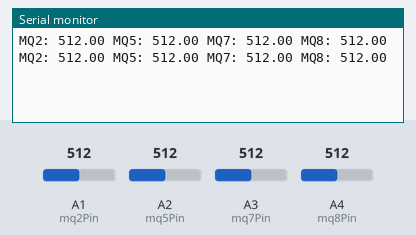
Bench run of a sketch on a simulated Arduino Uno, built with avr-gcc and run on an emulated ATmega328P. Shown: the last lines printed to the serial monitor. Inputs (shaded band) come from the test bench; at power-on: A1 (mq2Pin) = 512, A2 (mq5Pin) = 512, A3 (mq7Pin) = 512, A4 (mq8Pin) = 512.

Above: at 2.8 s.
2.9 s: A1 (mq2Pin) set to 716
At 4.7 s:
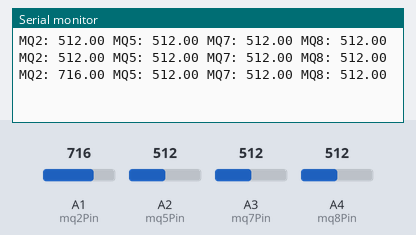
5.6 s: A2 (mq5Pin) set to 716
At 7.5 s:
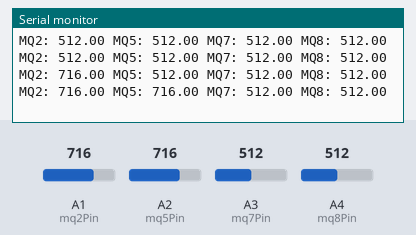
8.3 s: A3 (mq7Pin) set to 716
At 10.7 s:
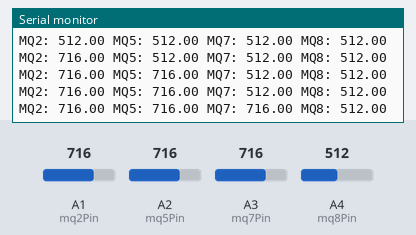
11.0 s: A4 (mq8Pin) set to 716
At 12.3 s:
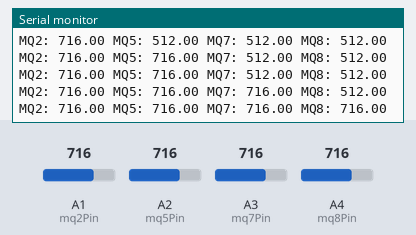
13.7 s: A1 (mq2Pin) set to 992
At 15.1 s:
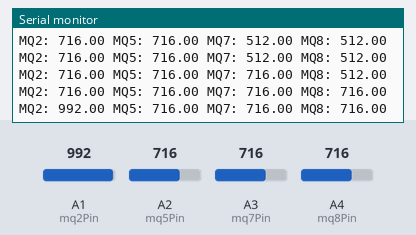
16.4 s: A2 (mq5Pin) set to 992
At 18.4 s:
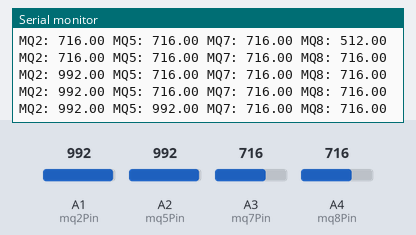
Timing chart, 0 to 19.9 s (numbered marks = the images above; inputs shaded):
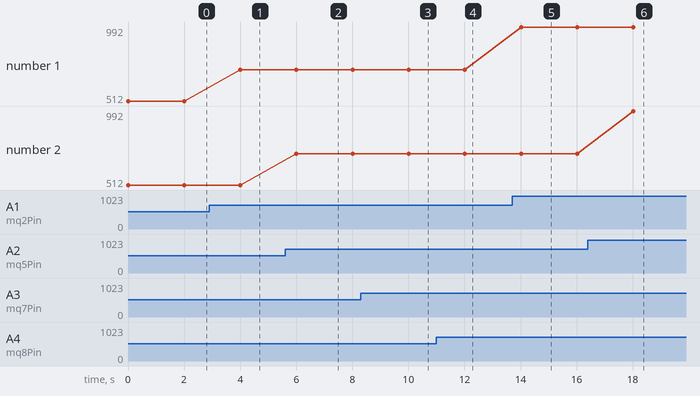

The sketch:

MQGSTest1.ino
```cpp
const int mq2Pin = 1;
const int mq5Pin = 2;
const int mq7Pin = 3;
const int mq8Pin = 4;

float mq2Val = 0.0;
float mq5Val = 0.0;
float mq7Val = 0.0;
float mq8Val = 0.0;


void setup()
{
   Serial.begin(9600);
}

void loop()
{
  mq2Val = analogRead(mq2Pin);
  mq5Val = analogRead(mq5Pin);
  mq7Val = analogRead(mq7Pin);
  mq8Val = analogRead(mq8Pin);

  Serial.print("MQ2: ");
  Serial.print(mq2Val);
  Serial.print(" MQ5: ");
  Serial.print(mq5Val);
  Serial.print(" MQ7: ");
  Serial.print(mq7Val);
  Serial.print(" MQ8: ");
  Serial.println(mq8Val);

  delay(2000);

}
```

Measured:
- after the input at 2.9 s, the serial monitor: prints a new line after 1.1 s (image 1)
- after the input at 5.6 s, the serial monitor: prints a new line after 0.41 s (image 2)
- after the input at 8.3 s, the serial monitor: prints a new line after 1.7 s (image 3)
- after the input at 11.0 s, the serial monitor: prints a new line after 1.0 s (image 4)
- after the input at 13.7 s, the serial monitor: prints a new line after 0.32 s (image 5)
- after the input at 16.4 s, the serial monitor: prints a new line after 1.6 s (image 6)
- plotted number 1: 512 → 716 after the input at 2.9 s, 716 → 992 after the input at 13.7 s
